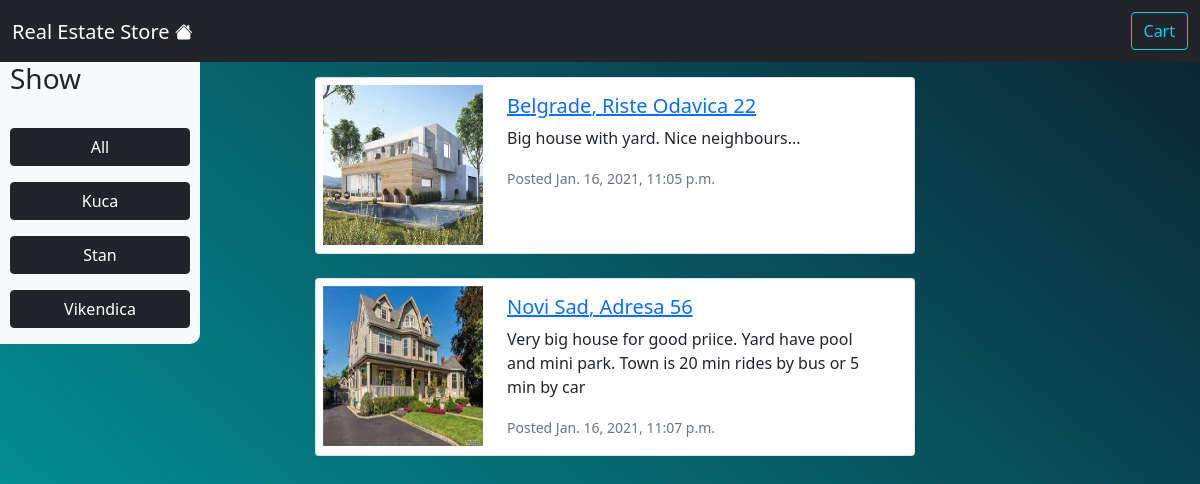
/Kuca/, run on the app's committed database.
### realestate_store/models.py (models this page shows, shortened)
class Type(models.Model):
    name = models.CharField(max_length=200, db_index=True)
    class Meta:
        ordering = ('name',)

class RealEstate(models.Model):
    sity = models.CharField(max_length=200, db_index=True)
    address = models.CharField(max_length=200, db_index=True)
    type = models.ForeignKey(Type, related_name='realestates', on_delete=models.CASCADE,)
    areasqm = models.IntegerField()
    image = models.ImageField(upload_to = 'realestates/%Y/%m/%d', blank=True)
    description = models.TextField(default="No description")
    price = models.DecimalField(max_digits=12, decimal_places=2)
    date = models.DateTimeField(auto_now_add=True)
    available = models.BooleanField(default=True)
    email = models.EmailField()
    phone_number = models.CharField(max_length=12)
    class Meta:
        ordering = ('sity','address',)
        index_together = (('id', 'type'),)
        verbose_name_plural = 'realestates'

### realestate_store/views.py (the view)
# urls.py: path('', realestate_list, name='realestate_list'),
def realestate_list(request, name=None):
    type = None
    types = Type.objects.all()
    realestates = RealEstate.objects.filter(available=True)
    if name:
        type = get_object_or_404(Type, name=name)
        realestates = RealEstate.objects.filter(type=type)
    return render(request, 'realestate_list.html',
            {'type':type, 'types':types, 'realestates':realestates})

### templates/realestate_list.html (shortened to what this page needs)
{% extends 'base.html' %}
{% block content %}
<div class="row">
    <div class="col-2  bg-light position-absolute" id="sticky-sidebar" style="padding: 0px 10px; border-radius: 0px 0px 10px 0px;">
      <h3>Show</h3>
      <br>
      <h4 class="d-flex flex-column bd-highlight mb-3"><a href="{% url 'realestate_list' %}" class="btn btn-dark">All</a></h4>
      {% for t in types %}
        <h4 class="d-flex flex-column bd-highlight mb-3"><a href="{% url 'realestate_list' t.name %}" class="btn btn-dark">{{t.name}}</a></h4>
      {% endfor %}
    </div>
    <div class="col offset-3" id="main" style="padding: 15px;">
      {% for realestate in realestates %}
      <div class="card mb-4" style="max-width: 600px;">
        <div class="row g-0">
          <div class="col-md-4" style="display: flex; padding: 7px 7px; box-sizing: border-box; width: 175px; height: 175px;">
            <img src="{{realestate.image.url}}" alt="{{realestate.image.url}}" style="display: flex; box-sizing: border-box; width: 160px; height: 160px;">
          </div>
          <div class="col-md-8">
            <div class="card-body">
              <a href="{% url 'realestate_detail' realestate.id %}"><h5 class="card-title">{{realestate.sity}}, {{realestate.address}}</h5></a>
              <p class="card-text">{{realestate.description}}</p>
              <p class="card-text"><small class="text-muted">Posted {{realestate.date}}</small></p>
            </div>
          </div>
        </div>
      </div>
      {% endfor %}
    </div>
</div>
{% endblock content %}

### data on the page
Type: name "Kuca"
Type: name "Stan"
Type: name "Vikendica"
RealEstate: image (picture), sity "Belgrade", address "Riste Odavica 22", description "Big house with yard. Nice neighbours...", date "Jan. 16, 2021, 11:05 p.m."
RealEstate: image (picture), sity "Novi Sad", address "Adresa 56", description "Very big house for good priice. Yard have pool and mini park. Town is 20 min rides by bus or 5 min by car", date "Jan. 16, 2021, 11:07 p.m."
